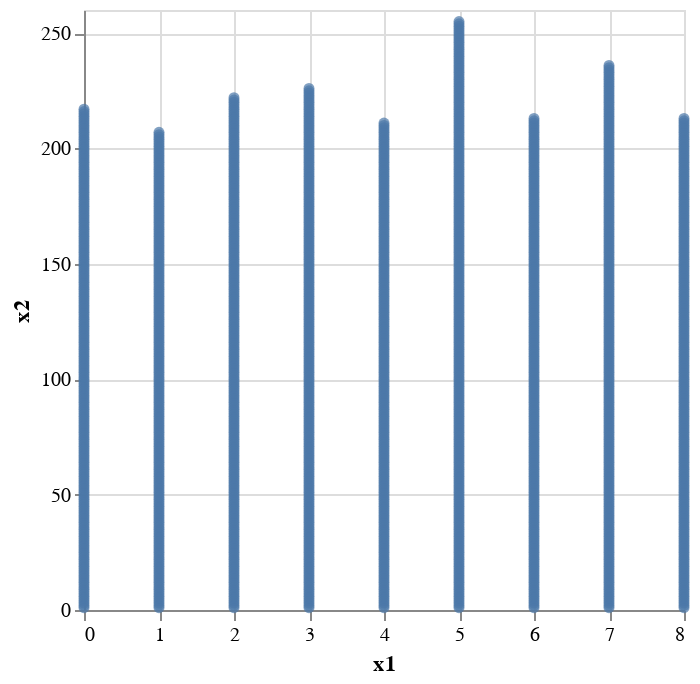

The cell this chart's notebook holds for it:
### Code cell
points = df |> vl"""
{
  "mark": "circle",
  "encoding": {
    "x": {"field": "x1", "type": "quantitative"},
    "y": {"field": "x2", "type": "quantitative"}
  }
}"""

### Figure 1 — Vega-Lite specification as saved in the notebook (floating-point values rounded to 4 significant figures; data arrays with more than 128 entries replaced by an {"elided": "..."} marker saying what was removed)
{"data": {"values": {"elided": "2000 records"}}, "encoding": {"x": {"field": "x1", "type": "quantitative"}, "y": {"field": "x2", "type": "quantitative"}}, "mark": "circle"}
